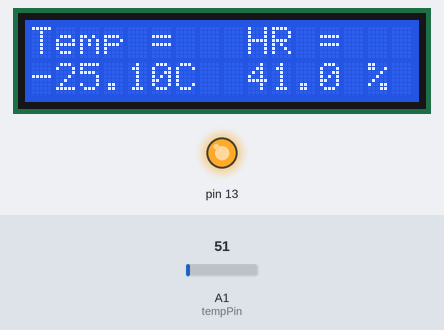
The sketch below on a simulated Arduino Uno, built with avr-gcc and run on an emulated ATmega328P. Parts: 16×2 character LCD, output pins drawn as LEDs (lit = HIGH). Inputs (shaded band) come from the test bench; at power-on: A1 (tempPin) = 51.

Above: at 1.2 s.
1.3 s: A1 (tempPin) set to 61
At 15.2 s:
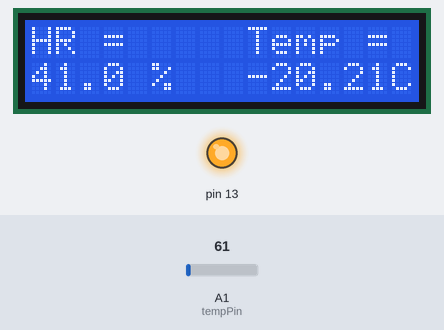
15.3 s: A1 (tempPin) set to 71
At 21.2 s:
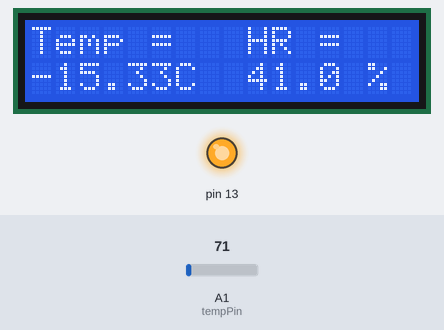
26.6 s: A1 (tempPin) set to 86
At 30.5 s:
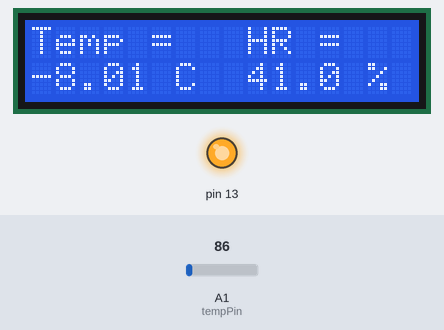
Timing chart, 0 to 32.0 s (numbered marks = the images above; inputs shaded):
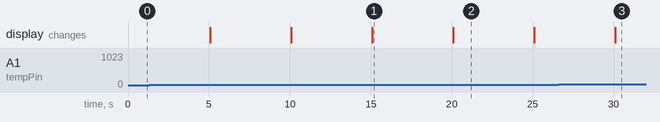

The sketch:

Sensor_temperatura.ino
```cpp
#include <LiquidCrystal.h>
int tempPin = A1;
LiquidCrystal lcd(12, 11, 5, 4, 3, 2);


void setup(){
  pinMode(tempPin, INPUT);
  Serial.begin(9600);
  lcd.begin(16,2);
  pinMode(13,OUTPUT);
  digitalWrite(13, HIGH);
  digitalWrite(11, LOW);
  pinMode(2, INPUT);
}

void loop(){

  int tempSens = analogRead(tempPin);
  float temp = ( tempSens * (500.0 / 1024.0) ) - 50.0;

  lcd.clear();

  lcd.setCursor(0,0);
  lcd.print("Temp =");
  lcd.setCursor(9,0);
  lcd.print("HR =");
  lcd.setCursor(0,1);
  lcd.print(temp);
  lcd.setCursor(6,1);
  lcd.print("C");
  lcd.setCursor(9,1);
  lcd.print("41.0 %");

  delay(5000);
  lcd.clear();

  lcd.setCursor(0,0);
  lcd.print("HR =");
  lcd.setCursor(9,0);
  lcd.print("Temp =");
  lcd.setCursor(0,1);
  lcd.print("41.0 %");
  lcd.setCursor(9,1);
  lcd.print(temp);
  lcd.setCursor(15,1);
  lcd.print("C");

  delay(5000);

}
```

Measured:
- after the input at 1.3 s, the display: first differs from a run without the input after 8.8 s (image 1 shows a later state)
- after the input at 15.3 s, the display: changes after 4.8 s (image 2)
- after the input at 26.6 s, the display: changes after 3.5 s (image 3)
- what the display in image 2 shows lasts 5.0 s, from 20.1 s to 25.1 s
